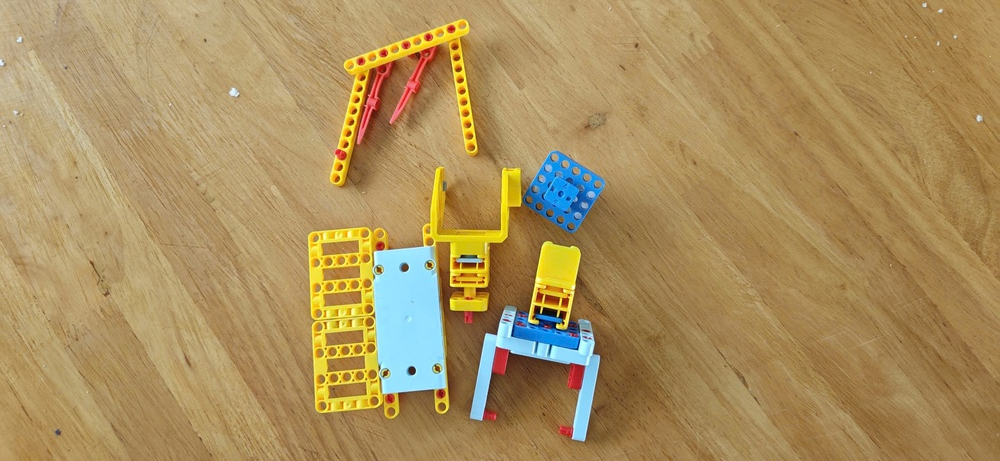
#> input picture lesson_3/images/sample.jpg, 1000 x 461 px, shrunk from 2560 x 1181 before the run, found by its file name
$ python image_sharpening_without_ringing.py
#> lines starting #> are read from the running program, lines starting #| are printed output that depends on the picture
import cv2
import numpy as np
import matplotlib.pyplot as plt
import os

# === BƯỚC 1: ĐẦU VÀO ===
img_path = "images/sample.jpg"
if not os.path.exists(img_path):
    print(f"Lỗi: Không tìm thấy file tại {img_path}")
    exit()

img = cv2.imread(img_path, cv2.IMREAD_GRAYSCALE)
#> img: shape (461, 1000); min 0, max 251, mean 145.8
if img is None:
    raise ValueError("Không thể giải mã ảnh!")

sigma = 1.5
alpha = 2.0  # Dùng alpha cao để dễ quan sát lỗi

# === BƯỚC 2: CÁC KỸ THUẬT LÀM NÉT CHỐNG RINGING ===

# 1. USM THÔNG THƯỜNG (Có hiện tượng Ringing/Halo)
blur_gauss = cv2.GaussianBlur(img, (0, 0), sigma)
detail_gauss = img.astype(np.float64) - blur_gauss.astype(np.float64)
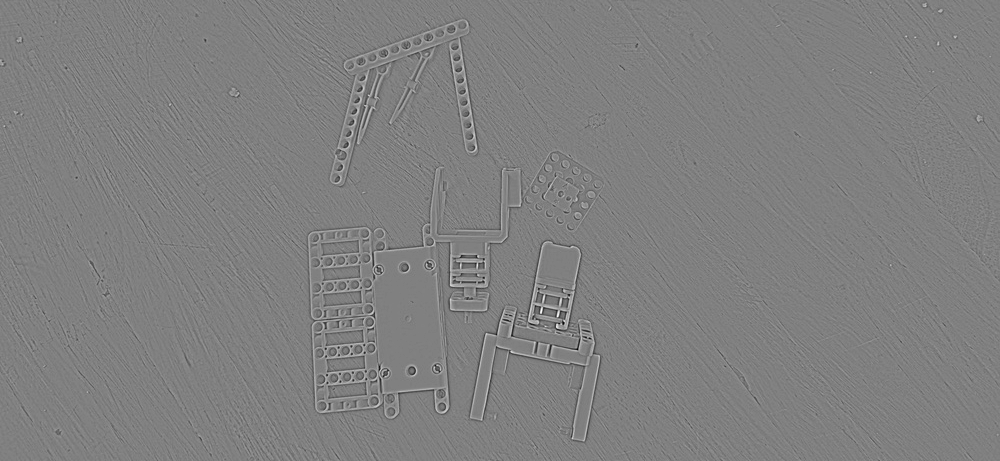
#> detail_gauss: shape (461, 1000) float64; min -114, max 113, mean 0; drawn with min black and max white
img_usm = np.clip(img.astype(np.float64) + alpha * detail_gauss, 0, 255).astype(np.uint8)
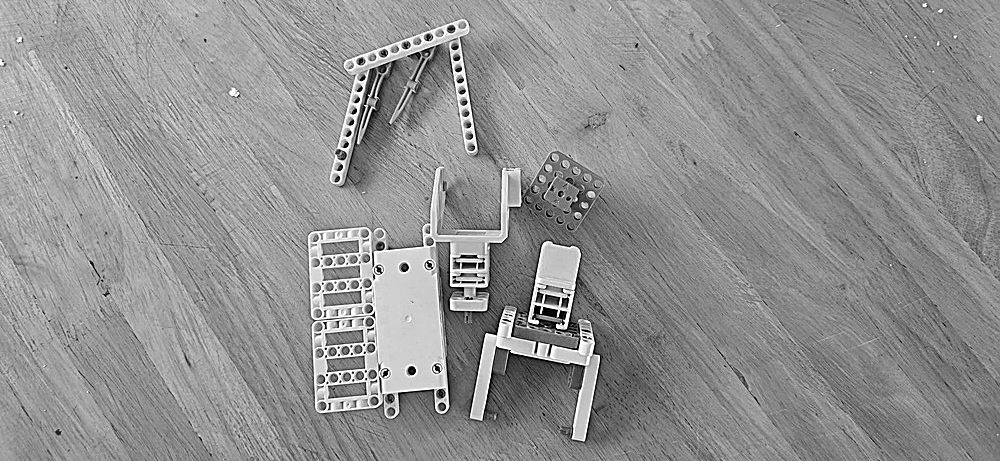
#> img_usm: shape (461, 1000); min 0, max 255, mean 145.5

# 2. CLAMPED SHARPENING (Giới hạn biên độ chi tiết)
# Giúp ngăn chặn các giá trị cực đoan gây ra quầng trắng/đen quá gắt
T_clamp = 30
detail_clamped = np.clip(detail_gauss, -T_clamp, T_clamp)
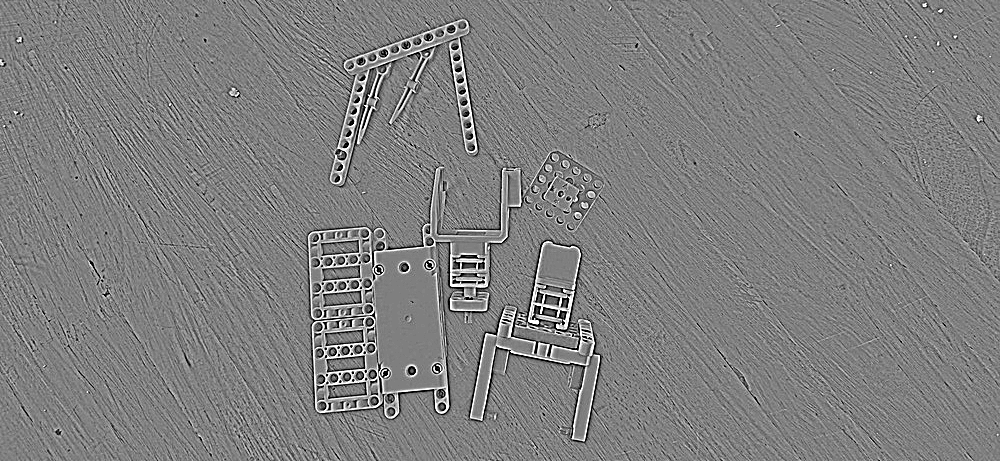
#> detail_clamped: shape (461, 1000) float64; min -30, max 30, mean 0; drawn with min black and max white
img_clamped = np.clip(img.astype(np.float64) + alpha * detail_clamped, 0, 255).astype(np.uint8)

# 3. THRESHOLD SHARPENING (Chỉ làm nét vùng có chi tiết rõ rệt)
# Loại bỏ việc làm nét ở các vùng quá mịn (nơi chủ yếu là nhiễu)
T_min = 5
mask_threshold = np.abs(detail_gauss) > T_min
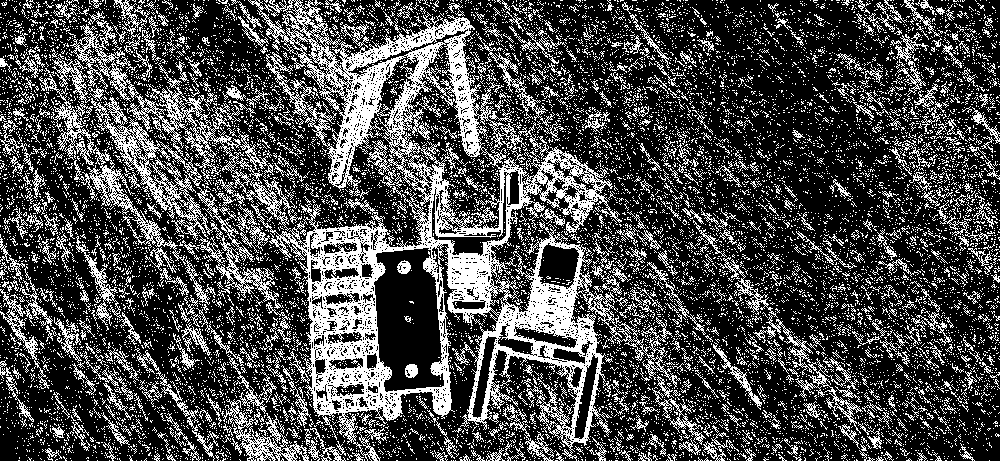
#> mask_threshold: shape (461, 1000) bool; 29.2% white in thin lines or dots
detail_thresh = detail_gauss * mask_threshold
img_thresh = np.clip(img.astype(np.float64) + alpha * detail_thresh, 0, 255).astype(np.uint8)

# 4. BILATERAL UNSHARP (Dùng bộ lọc song phương để giữ cạnh)
# Đây là cách "xịn" nhất vì Bilateral không làm mờ cạnh khi tạo bản đồ chi tiết
blur_bilat = cv2.bilateralFilter(img, 9, 75, 75)
detail_bilat = img.astype(np.float64) - blur_bilat.astype(np.float64)
img_bilat_usm = np.clip(img.astype(np.float64) + alpha * detail_bilat, 0, 255).astype(np.uint8)

# === BƯỚC 3: HIỂN THỊ VÀ SO SÁNH ===
fig, axes = plt.subplots(2, 3, figsize=(18, 12))

axes[0, 0].imshow(img, cmap="gray")
axes[0, 0].set_title("1. Ảnh gốc")
axes[0, 0].axis("off")

# Vẽ khung đỏ đánh dấu vùng phóng to lên ảnh gốc
y, x, size = 150, 250, 80 # Tọa độ vùng muốn soi kỹ
rect = plt.Rectangle((x, y), size, size, linewidth=2, edgecolor='red', facecolor='none')
axes[0, 0].add_patch(rect)

axes[0, 1].imshow(img_usm, cmap="gray")
axes[0, 1].set_title(f"2. USM thường (α={alpha})\nLỗi Ringing rõ rệt")
axes[0, 1].axis("off")

axes[0, 2].imshow(img_clamped, cmap="gray")
axes[0, 2].set_title(f"3. Clamped (T={T_clamp})\nGiảm độ gắt của Halo")
axes[0, 2].axis("off")

axes[1, 0].imshow(img_thresh, cmap="gray")
axes[1, 0].set_title(f"4. Threshold (T={T_min})\nKhử nhiễu nền tốt")
axes[1, 0].axis("off")

axes[1, 1].imshow(img_bilat_usm, cmap="gray")
axes[1, 1].set_title("5. Bilateral USM\nLàm nét thông minh")
axes[1, 1].axis("off")

# Hiển thị vùng phóng to so sánh USM và Clamped
crop_usm = img_usm[y:y+size, x:x+size]
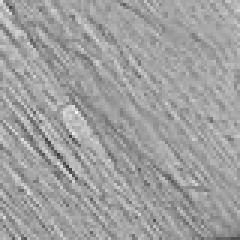
#> crop_usm: shape (80, 80) (shown 3 times larger); min 59, max 245, mean 159.6
crop_clamp = img_clamped[y:y+size, x:x+size]
crop_combined = np.hstack([crop_usm, np.ones((size, 5), dtype=np.uint8)*255, crop_clamp])
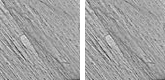
#> crop_combined: shape (80, 165); min 59, max 255, mean 162.5
axes[1, 2].imshow(crop_combined, cmap="gray")
axes[1, 2].set_title("Soi chi tiết: USM (Trái) vs Clamped (Phải)")
axes[1, 2].axis("off")

plt.tight_layout()
os.makedirs("output", exist_ok=True)
plt.savefig("output/so_sanh_chong_ringing.png", dpi=150)
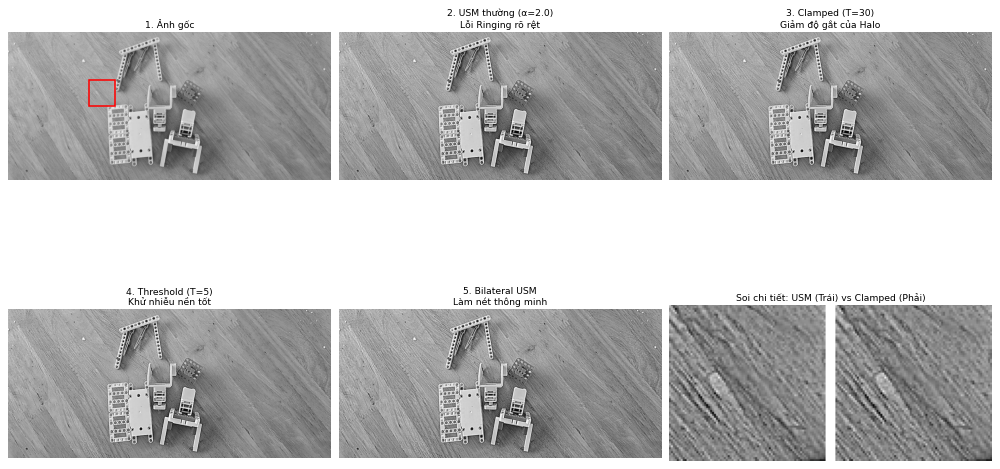
#> figure drawn by matplotlib, 6 panels
plt.show()
